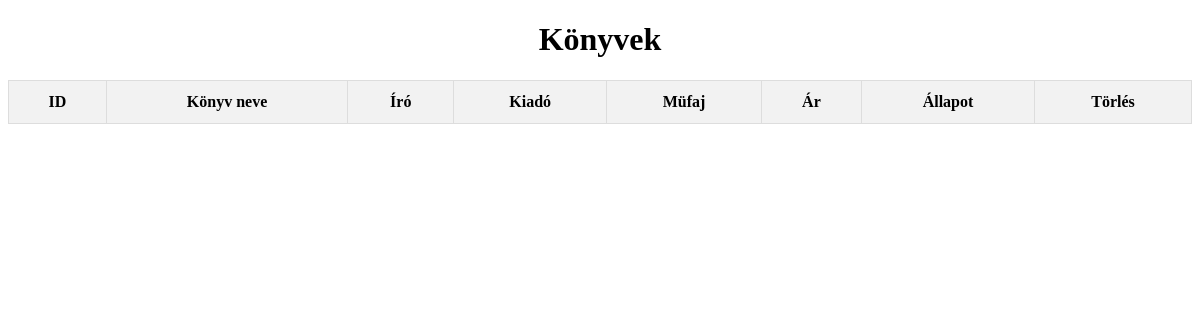
Before: /admin/admin_konyvek.php with the older database file.
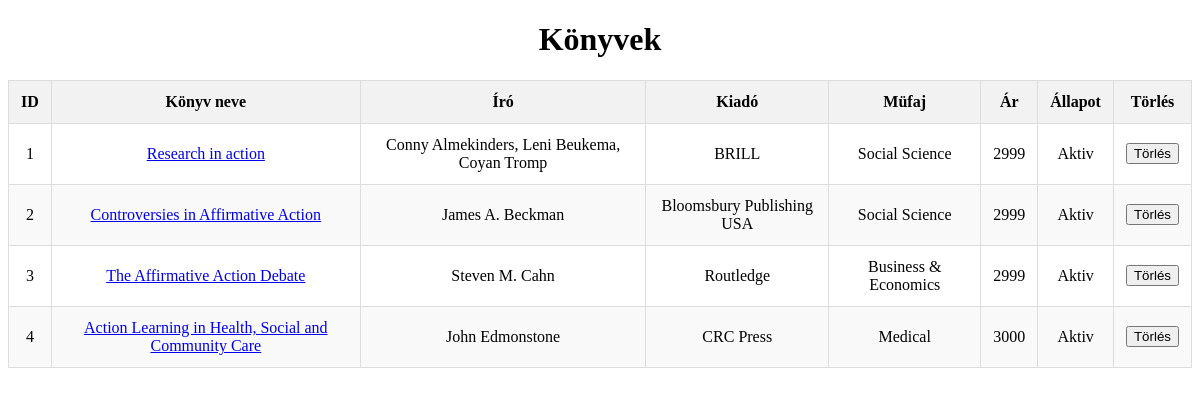
After: the same page with the newer database file.
### tables this page shows
CREATE TABLE `konyvek` (
  `konyvid` int(11) NOT NULL,
  `kcim` varchar(255) NOT NULL,
  `alcim` varchar(255) DEFAULT NULL,
  `borito` varchar(255) DEFAULT NULL,
  `iro` varchar(100) DEFAULT NULL,
  `kiado` varchar(255) DEFAULT NULL,
  `kdatum` varchar(11) DEFAULT NULL,
  `mufaj` varchar(255) NOT NULL,
  `statusz` varchar(2) NOT NULL,
  `leiras` text DEFAULT NULL,
  `ar` int(11) DEFAULT NULL,
  `oldal` int(11) DEFAULT NULL
);

### admin/admin_konyvek.php (the view, shortened to what this page needs)
<?php
include("../kapcsolat.php");
$query = "SELECT * FROM konyvek";
$result = mysqli_query($adb, $query);
?>
<!DOCTYPE html>
<html lang="en">
<head>
</head>
<body>
    <h1>Könyvek</h1>
<table>
        <thead>
            <tr>
                <th>ID</th>
                <th>Könyv neve</th>
                <th>Író</th>
                <th>Kiadó</th>
                <th>Müfaj</th>
                <th>Ár</th>
                <th>Állapot</th>
                <th>Törlés</th>
            </tr>
        </thead>
        <tbody>
            <?php
            while ($row = mysqli_fetch_assoc($result)) {
                echo "<tr>";
                echo "<td>" . htmlspecialchars($row['konyvid']) . "</td>";
                echo "<td><a href='../?p=konyvreszletek&id=" . urlencode($row['konyvid']) . "'>" . htmlspecialchars($row['kcim']) . "</a></td>";
                echo "<td>" . htmlspecialchars($row['iro']) . "</td>";
                echo "<td>" . htmlspecialchars($row['kiado']) . "</td>";
                echo "<td>" . htmlspecialchars($row['mufaj']) . "</td>";
                echo "<td>" . htmlspecialchars($row['ar']) . "</td>";
                if ($row['statusz'] == 'a') {
                    echo "<td>Aktiv</td>";
                }else {
                    echo "<td>Törölt</td>";
                }
                if ($row['statusz'] == 'a') {
                    echo "<td>
                    <form method='POST' action='admin_delete_konyvek.php'>
                        <input type='hidden' name='kid' value='" . htmlspecialchars($row['konyvid']) . "'>
                        <button type='submit' onclick='return confirm(\"Biztosan törölni akarod?\")'>Törlés</button>
                    </form>
                    </td>";
                }
                echo "</tr>";
            }
            ?>
        </tbody>
    </table>
</body>
</html>

Changed rows visible on the page:
added konyvek: konyvid "1", kcim "Research in action", iro "Conny Almekinders, Leni Beukema, Coyan Tromp", kiado "BRILL", mufaj "Social Science", ar "2999", statusz "Aktiv"
added konyvek: konyvid "2", kcim "Controversies in Affirmative Action", iro "James A. Beckman", kiado "Bloomsbury Publishing USA", mufaj "Social Science", ar "2999", statusz "Aktiv"
added konyvek: konyvid "3", kcim "The Affirmative Action Debate", iro "Steven M. Cahn", kiado "Routledge", mufaj "Business & Economics", ar "2999", statusz "Aktiv"
added konyvek: konyvid "4", kcim "Action Learning in Health, Social and Community Care", iro "John Edmonstone", kiado "CRC Press", mufaj "Medical", ar "3000", statusz "Aktiv"
